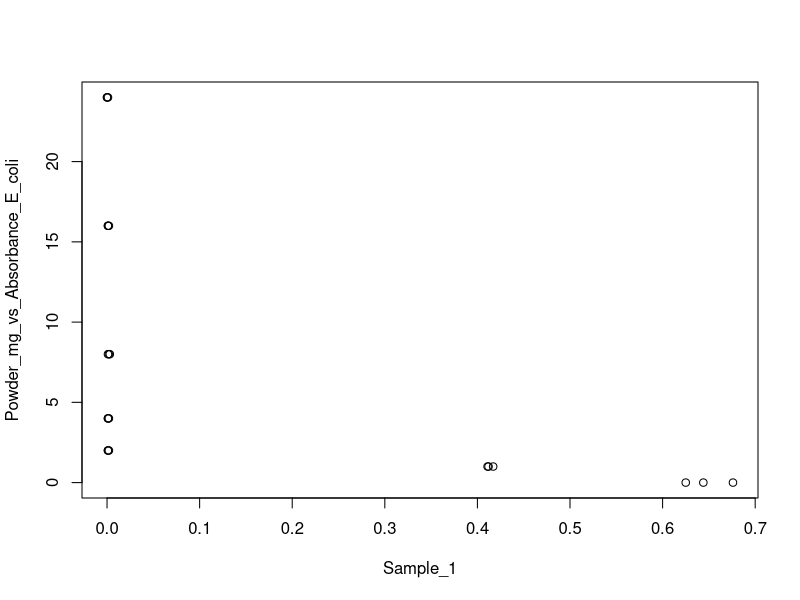
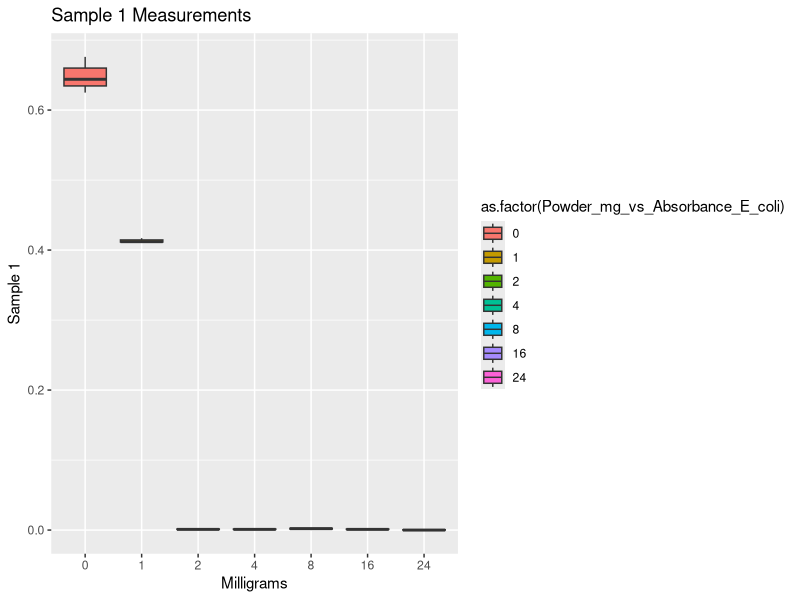
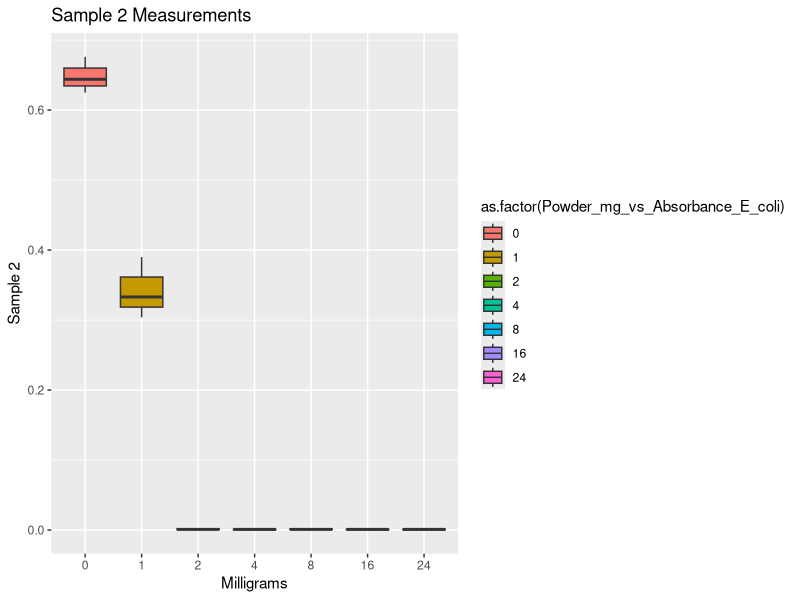
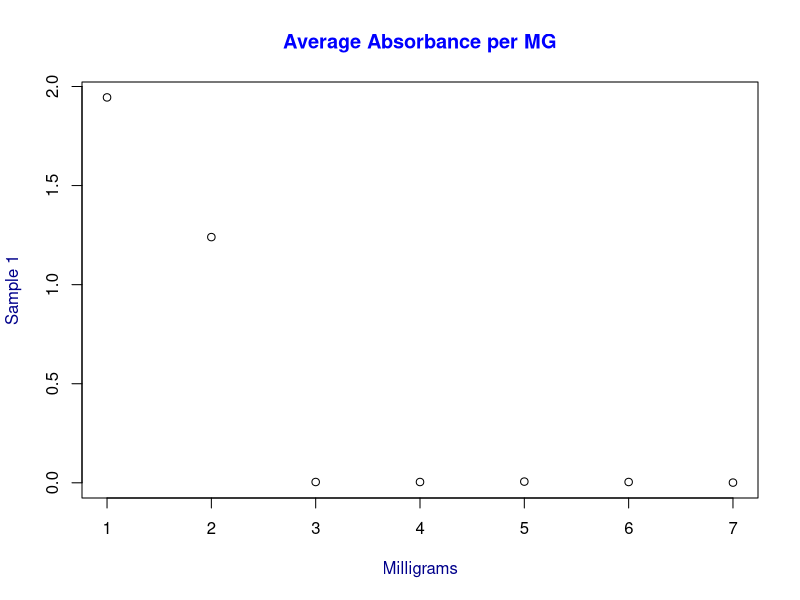
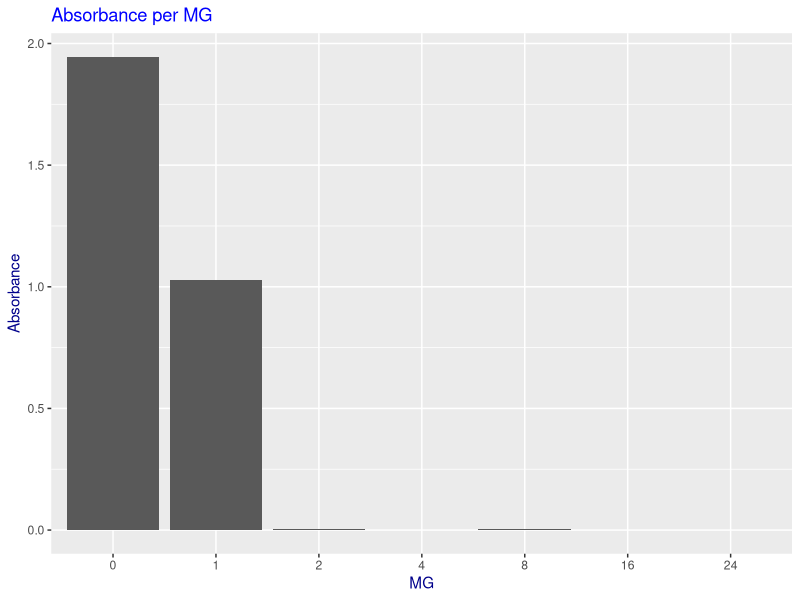
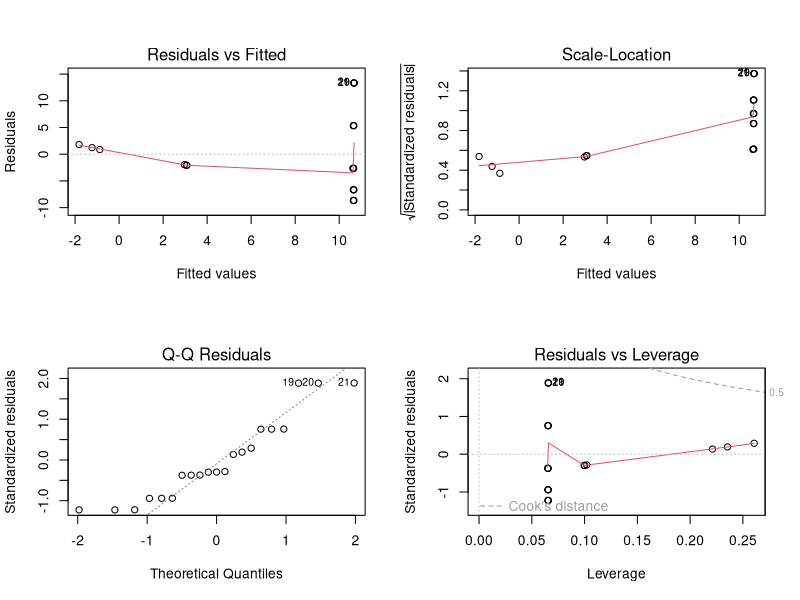
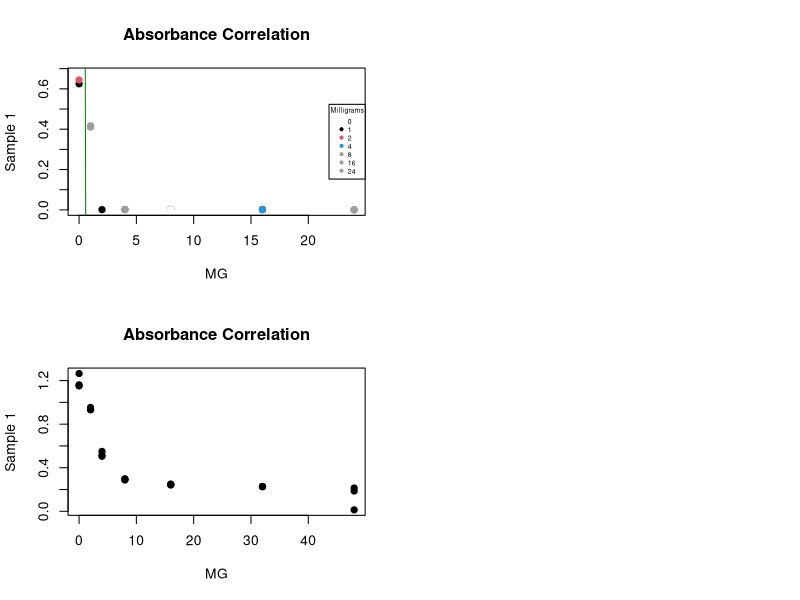

The R source for these figures, in order:
## ---- chunk 1
setwd("C:/Users/johnakwei/Dropbox/Programming/Morphotypes")
if (!require("gridExtra")) {install.packages("gridExtra"); require("gridExtra")}
if (!require("ggplot2")) {install.packages("ggplot2"); require("ggplot2")}
## ---- chunk 2
absorbance1 <- read.csv("Absorbances1.csv", header=T)
absorbance2 <- read.csv("Absorbances2.csv", header=T)
## ---- chunk 3
names(absorbance1)
names(absorbance2)
absorbance1$Powder_mg_vs_Absorbance_E_coli <- as.numeric(absorbance1$Powder_mg_vs_Absorbance_E_coli)
attach(absorbance1)

plot(Powder_mg_vs_Absorbance_E_coli~Sample_1)

ggplot(data=absorbance1, aes(x=as.factor(Powder_mg_vs_Absorbance_E_coli), y=Sample_1)) +
geom_boxplot(aes(fill=as.factor(Powder_mg_vs_Absorbance_E_coli))) +
ggtitle("Sample 1 Measurements") +
xlab("Milligrams") + ylab("Sample 1")

ggplot(data=absorbance1, aes(x=as.factor(Powder_mg_vs_Absorbance_E_coli), y=Sample_2)) + 
geom_boxplot(aes(fill=as.factor(Powder_mg_vs_Absorbance_E_coli))) +
ggtitle("Sample 2 Measurements") +
xlab("Milligrams") + ylab("Sample 2")

Sample_1_Sums <- tapply(absorbance1$Sample_1,
                           absorbance1$Powder_mg_vs_Absorbance_E_coli, FUN=sum, na.rm=T)
Sample_1_Sums

plot(Sample_1_Sums, main="Average Absorbance per MG",
     col.main="blue", xlab="Milligrams", ylab="Sample 1",
     col.lab="darkblue")

zeroMg <- subset(absorbance1, absorbance1[,1]==0)

zeroMg <- filter(absorbance1,
                 absorbance1$Powder_mg_vs_Absorbance_E_coli==0)

sample1 <- aggregate(absorbance1$Powder_mg_vs_Absorbance_E_coli~
                           absorbance1$Sample_1, FUN=sum)

ggplot(absorbance1, aes(x=as.factor(Powder_mg_vs_Absorbance_E_coli),
                        y=Sample_2)) +
geom_bar(aes(), stat="identity") +
xlab('MG') + ylab('Absorbance') +
ggtitle('Absorbance per MG') +
theme(plot.title=element_text(color="blue")) +
theme(axis.title=element_text(color="darkblue"))
## ---- chunk 4
fit <- lm(absorbance1$Powder_mg_vs_Absorbance_E_coli~
                           absorbance1$Sample_1, na.rm=T)
layout(matrix(c(1,2,3,4),2,2))
plot(fit)
## ---- chunk 5
absorbance1_sample1_Cor <- cor(Powder_mg_vs_Absorbance_E_coli, Sample_1,
                       method="pearson")

absorbance1_sample2_Cor <- cor(Powder_mg_vs_Absorbance_E_coli, Sample_2,
                       method="pearson")
## ---- chunk 6
absorbance1_sample1_CorTest <- cor.test(Powder_mg_vs_Absorbance_E_coli, Sample_1, method="spearman")
absorbance1_sample1_CorTest
## ---- chunk 7
plot(Powder_mg_vs_Absorbance_E_coli, Sample_1,
     xlab="MG", ylab="Sample 1", main="Absorbance Correlation",
     col=unique(Powder_mg_vs_Absorbance_E_coli), pch=19)
abline(lm(Powder_mg_vs_Absorbance_E_coli~Sample_1), col="#008000")
legend("right", title="Milligrams", legend=unique(Powder_mg_vs_Absorbance_E_coli), col=unique(Powder_mg_vs_Absorbance_E_coli), cex=.5, pch=19)

plot((Powder_mg_vs_Absorbance_E_coli + absorbance2$Powder_Mg_vs_S_aureus),
     (absorbance1$Sample_1 + absorbance2$Sample_1),
     xlab="MG", ylab="Sample 1", main="Absorbance Correlation", pch=19)
abline(lm((Powder_mg_vs_Absorbance_E_coli + absorbance2$Powder_Mg_vs_S_aureus)~(absorbance1$Sample_1 + absorbance2$Sample_1)), col="#008000")
